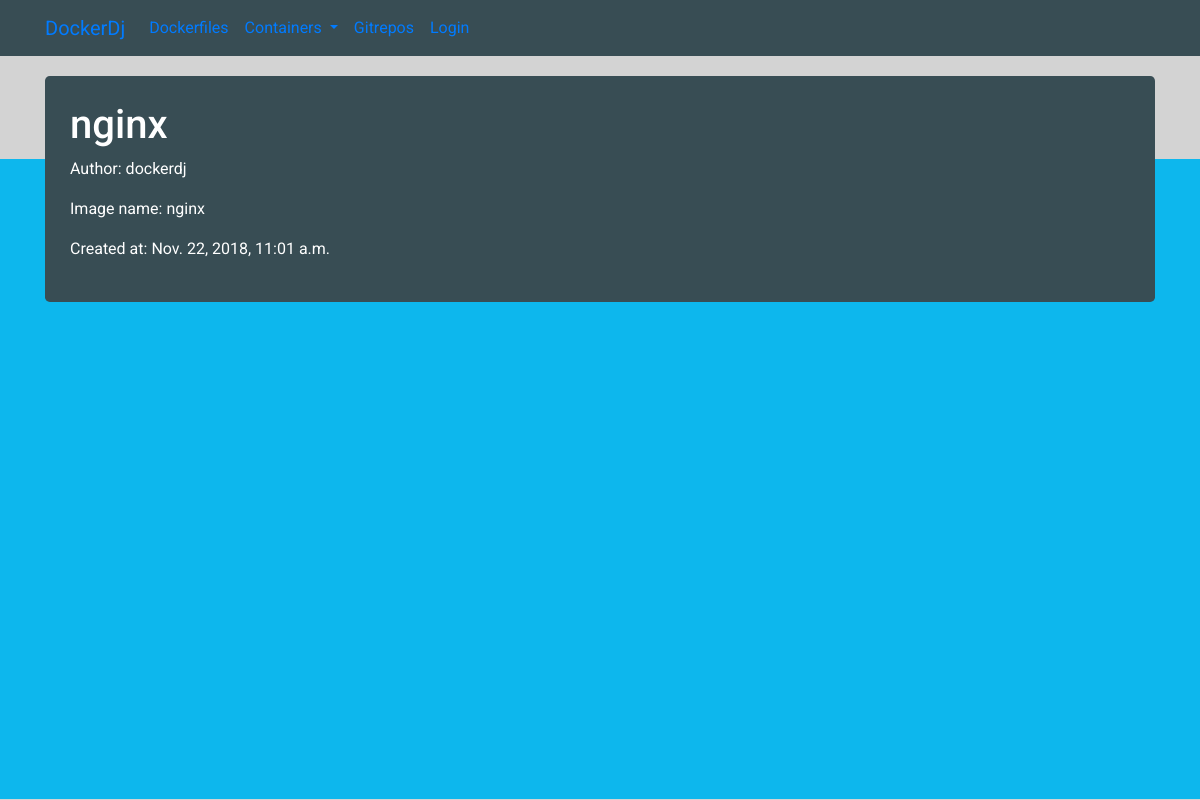
The app's page /dockerapp/dockerfile/3 with its own data.
### dockerapp/models.py (models this page shows, shortened)
class Dockerfile(models.Model):
    author = models.ForeignKey('auth.User', on_delete=models.CASCADE)
    title = models.CharField(max_length=200)
    image_name = models.CharField(max_length=200)
    dockerfile = models.FileField(upload_to='dockerfiles/%Y/%m/%d/%H-%M-%S',blank=True)
    dockerfile_path = models.CharField(max_length=500)
    created_date = models.DateTimeField(default=timezone.now)

### dockerapp/views.py (the view)
# urls.py: url(r"dockerfile/(?P<pk>\d+)",views.DockerfileDetail.as_view(),name="dockerfile_change"),
class DockerfileDetail(SelectRelatedMixin, generic.DetailView):
    model = models.Dockerfile
    select_related = ("author",)

### dockerapp/templates/dockerapp/dockerfile_detail.html (shortened to what this page needs)
{% extends "base.html" %}
{% block content %}
<div class="box">
  <h1>{{ dockerfile.title }}</h1>
  <p>Author: {{ dockerfile.author }}</p>
  <p>Image name: {{ dockerfile.image_name}}</p>
  <p>Created at: {{ dockerfile.created_date }}</p>
</div>
{% endblock %}

### static/css/style.css (style rules this page uses)
* { font-family: 'Roboto', sans-serif; }
body { background-color: #d3d3d3; }
.box { margin-top: 20px; background-color: #384d54; padding: 25px; border-radius: .3rem; }
.box h1 { color: #FFF; }
.box p { color: #FFF; }

### records on screen
Dockerfile: title "nginx", author "dockerdj", image_name "nginx", created_date "Nov. 22, 2018, 11:01 a.m."
